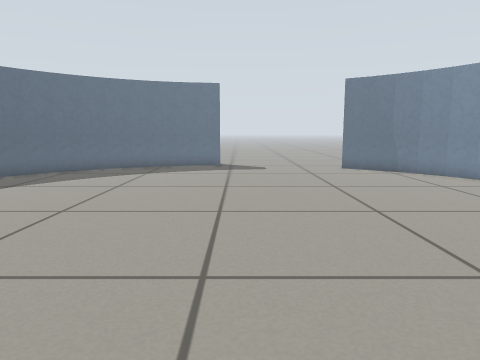
View 1 (above)

16 first-person views from a walk through a world built for the Gazebo simulator. The camera is 0.5 m above the floor, tilts 8° down and sees 70° across. The floor is counted in squares, 0.25 m on a side. Each view is taken from the middle of a square. On the plan, view 1 faces up. The plan holds only what a view shows up to about 18 squares ahead; the rest is blank.

View 2
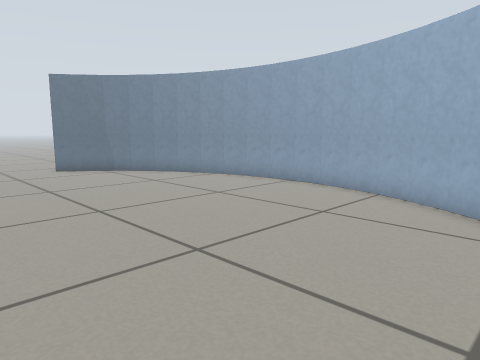

View 3
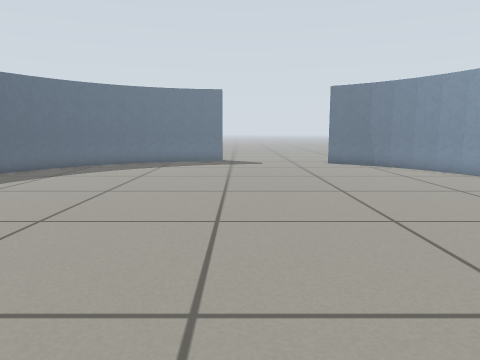

View 4
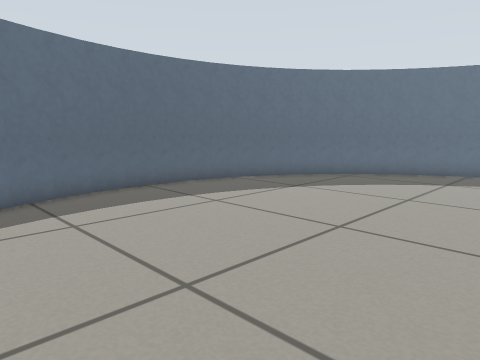

View 5
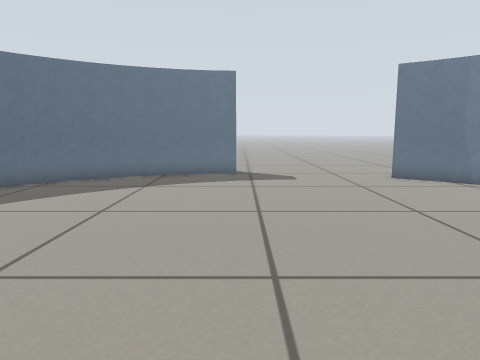

View 6
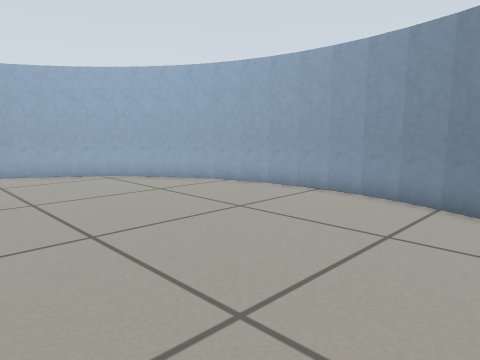

View 7
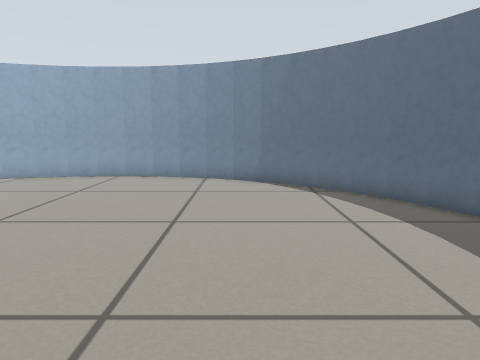

View 8
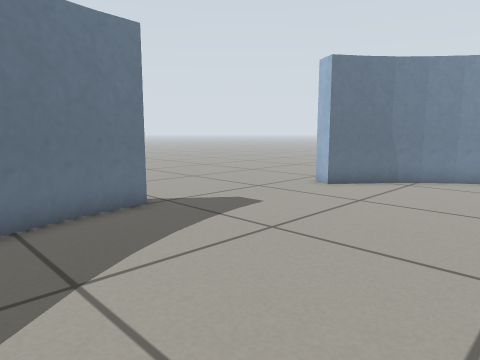

View 9
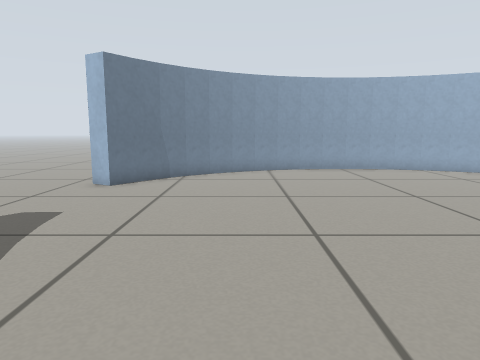

View 10
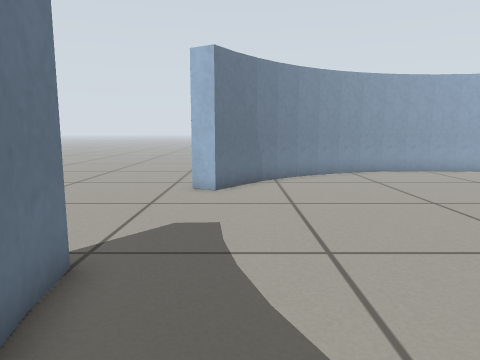

View 11
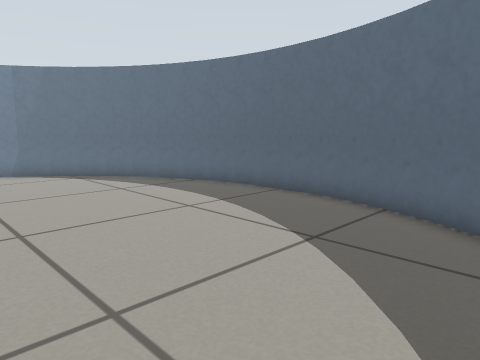

View 12
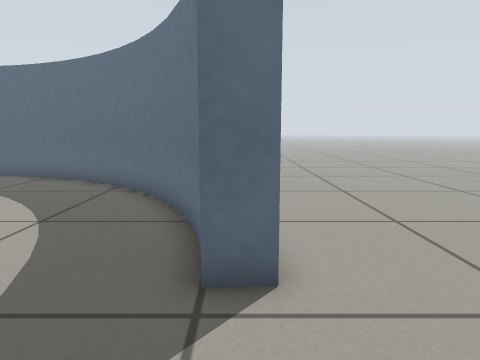

View 13
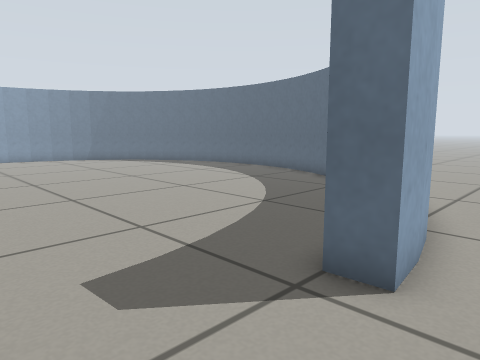

View 14
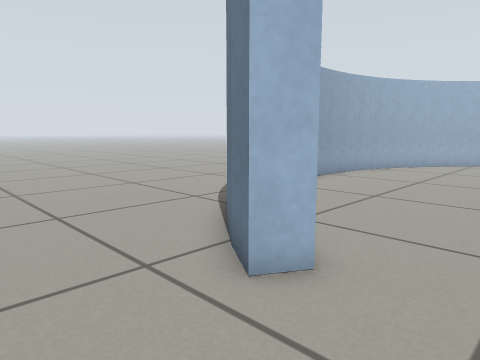

View 15
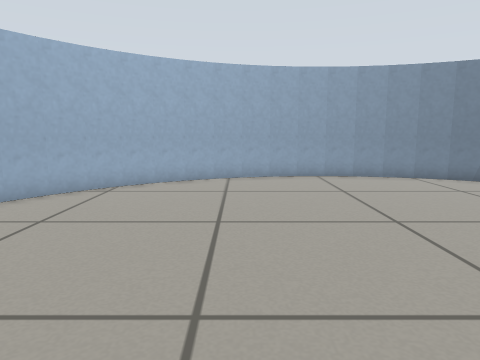

View 16
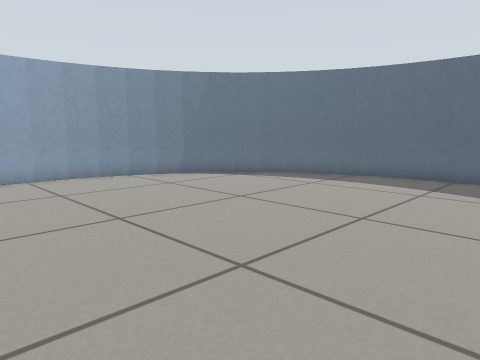

### Floor plan
Points are (right, up) in squares from view 1. A wall is a line through its corners. A room is listed if a view was taken in it or the views show most of it. See-through windows are left out.
Room 1 (views 1, 2, 3, 4, 5, 6, 7, 8, 9, 10, 11, 12, 13, 14, 15, 16)
walls: (7.7, 17.2) (6.6, 18.2); (6.7, 18.1) (5.6, 18.8) (6.1, 19.7); (10, 14.3) (9.3, 15.5); (8.6, 16.4) (7.6, 17.3); (9.4, 15.4) (8.5, 16.5); (11, 11.9) (10.5, 13.3); (10.6, 13.2) (10, 14.4); (11.3, 10.7) (11, 12.1); (11.5, 9.5) (11.3, 10.8); (11.5, 8.3) (11.5, 9.7); (11.4, 7) (11.5, 8.4); (11.2, 5.8) (11.4, 7.1); (-2.4, 20.4) (-3.7, 20.1); (-3.6, 20.1) (-5, 19.7); (10.8, 4.5) (11.2, 5.9); (-4.8, 19.7) (-6.1, 19.2); (10.3, 3.3) (10.8, 4.6); (-6, 19.2) (-7.1, 18.5); (9.7, 2.2) (10.4, 3.5); (-7, 18.6) (-8.2, 17.7); (9, 1.2) (9.8, 2.3); (-8.1, 17.8) (-9.1, 16.9); (8.1, 0.2) (9.1, 1.3); (-9, 17) (-9.9, 15.9); (7.2, -0.7) (8.3, 0.4); (-9.9, 16) (-10.7, 14.9); (6.3, -1.4) (7.4, -0.5); (-11.2, 13.9) (-11.8, 12.6); (-10.6, 15.1) (-11.3, 13.8); (5.2, -2.1) (6.3, -1.3); (4, -2.6) (5.3, -2); (-11.7, 12.8) (-12.1, 11.5) (-12.4, 10.2); (2.8, -3) (4.1, -2.6); (1.6, -3.3) (3, -3); (-12.4, 10.3) (-12.5, 8.9); (-12.5, 9) (-12.5, 7.6); (0.4, -3.5) (1.7, -3.3); (-1, -3.5) (0.4, -3.4); (-12.5, 7.8) (-12.3, 6.4); (-3.4, -3.1) (-2.1, -3.4); (-2.2, -3.4) (-0.8, -3.5); (-5.8, -2.2) (-4.5, -2.8); (-12.4, 6.6) (-12, 5.1); (-6.9, -1.6) (-5.7, -2.3); (-12.1, 5.3) (-11.6, 4); (-4.6, -2.8) (-3.3, -3.2); (-11.1, 2.9) (-10.4, 1.7); (-7.9, -0.9) (-6.8, -1.7); (-2.6, 21.4) (-1.2, 21.5) (-1.2, 20.5) (-2.5, 20.3); (-10.5, 1.9) (-9.7, 0.8) (-8.8, -0.2); (-11.7, 4.1) (-11.1, 2.8); (-3.9, 21.1) (-2.5, 21.4); (-8.9, -0.1) (-7.8, -1)
ways out: opening at (-5, 22.5); opening at (4.2, 21.5)

Positions as (right, up) in squares from view 1, and headings:
1: (0, 0), facing up
2: (0, 0), facing up-right
3: (0, -3), facing up
4: (-1, 2), facing up-left
5: (-1, 4), facing up
6: (-7, 7), facing down-right
7: (-6, 12), facing down
8: (-6, 12), facing up-right
9: (-7, 14), facing right
10: (-6, 18), facing right
11: (-3, 16), facing down-left
12: (3, 21), facing left
13: (3, 23), facing down-left
14: (3, 23), facing down-right
15: (3, 12), facing down
16: (3, 12), facing down-left
